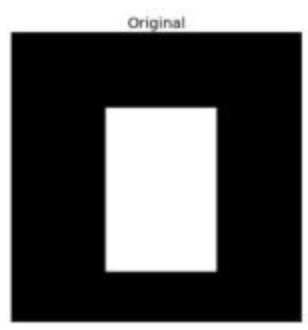
#> input picture img/box.png, 308 x 330 px
$ jupyter execute '09Canny法によるエッジ検出.ipynb'   (shell and % lines are left out)
#> lines starting #> are read from the running program, lines starting #| are printed output that depends on the picture; after the words box and inside, x2 and y2 are one past the last pixel; in counts of white or black regions, pixels touching at a corner belong together
[cell 1]
import numpy as np
import cv2 # OpenCV-Python
import pandas as pd
from pandas import Series
import matplotlib.pyplot as plt

# OpenCVのCannyエッジ検出

OpenCVには、上記の全ての処理を実行する cv2.Canny(image, threshold1, threshold2[, edges[, apertureSize[, L2gradient]]]) という関数がある．以下に使い方を説明する．第1引数imageには入力画像を指定する．第2,3引数(threshold1, threshold2)には、ヒステリシスを使った閾値処理に用いる minVal と maxVal をそれぞれ指定する．オプションの引数apertureSizeには画像の勾配を計算するためのSobelフィルタのサイズであり，デフォルト値は3である．オプション引数L2gradientは勾配強度を計算するためのフラグで、 True を指定すると上述の式を使い，より精度が高いエッジ強度を計算する．そうでなければ、次の式を使ってエッジ強度を計算する:

[cell 2]
img = cv2.imread('../../img/box.png',0)
#> img is the input picture: shape (330, 308); min 0, max 255, mean 88.9
edges = cv2.Canny(img,100,200)
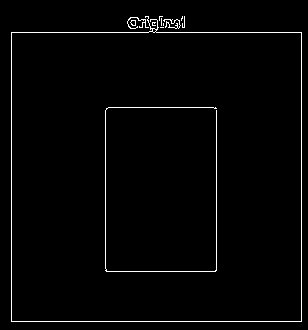
#> edges: shape (330, 308); 1.9% white in thin lines or dots, all inside (x1, y1, x2, y2) = (11, 16, 302, 322)

plt.subplot(121),plt.imshow(img,cmap = 'gray')
plt.title('Original Image'), plt.xticks([]), plt.yticks([])
plt.subplot(122),plt.imshow(edges,cmap = 'gray')
plt.title('Edge Image'), plt.xticks([]), plt.yticks([])

plt.show()
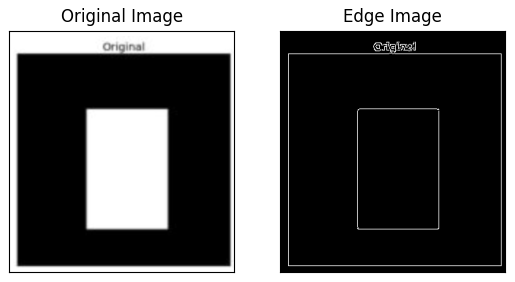
#> figure drawn by matplotlib, 2 panels

[cell 3]
h1 = range(0, 500,10)
h2 = range(0, 500,10)
for (h1,h2) in zip(h1,h2):
    edges = cv2.Canny(img,h1,h2)
    plt.plot(), plt.imshow(edges,cmap = 'gray')
    plt.show()
#> this loop made 50 passes
#> pass 1, `edges = cv2.Canny(img,h1,h2)`:
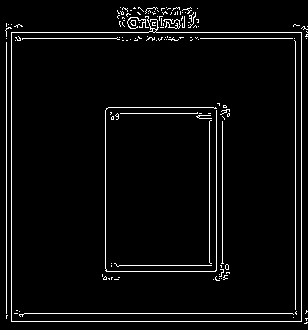
#> edges: shape (330, 308); 4% white in thin lines or dots
#> pass 2, `edges = cv2.Canny(img,h1,h2)`:
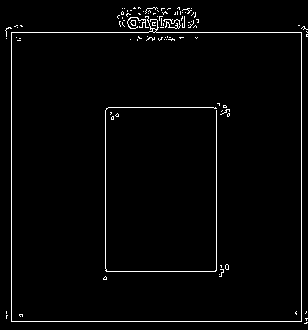
#> edges: shape (330, 308); 2.3% white in thin lines or dots
#> pass 3, `edges = cv2.Canny(img,h1,h2)`:
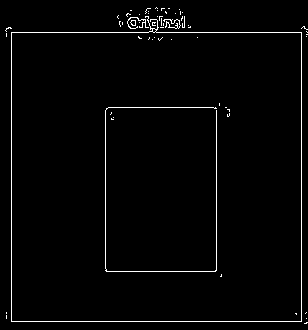
#> edges: shape (330, 308); 2.1% white in thin lines or dots

[cell 4]
for h1 in range(0, 500,10):
    for h2 in range(0, 500,10):
        edges = cv2.Canny(img,h1,h2)
        plt.plot(), plt.imshow(edges,cmap = 'gray')
        plt.show()
        break
#> this loop made 50 passes
#> pass 2, `plt.show()`:
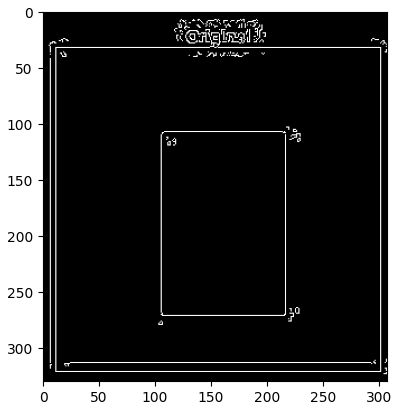
#> figure drawn by matplotlib, 1 panel
